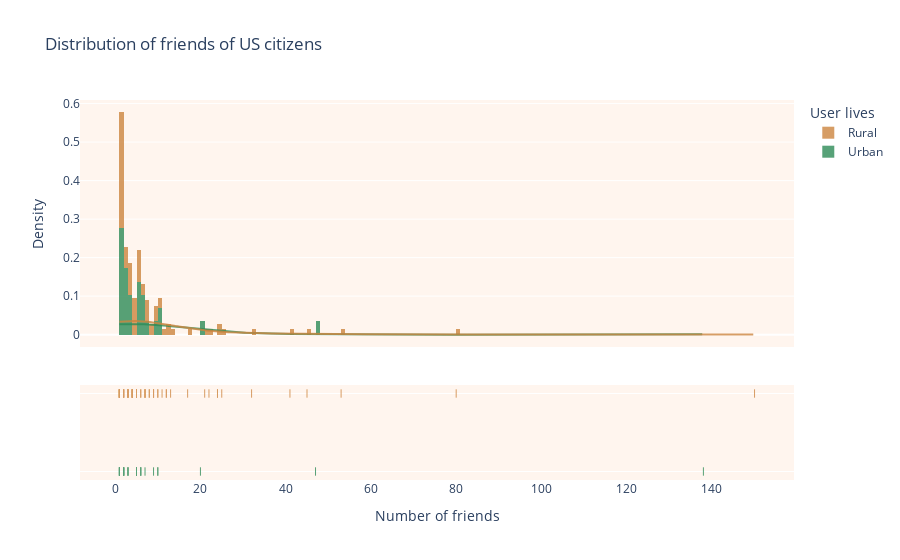

The notebook cell this image was saved under:
### Code cell
import plotly.figure_factory as ff
import numpy as np
from plotly.offline import download_plotlyjs, init_notebook_mode, plot, iplot


# Group data together
hist_data = [homes['#_friends'][homes['lives_urban'] == True].values, 
             homes['#_friends'][homes['lives_urban'] == False].values]

group_labels = ['Urban', 'Rural']
colors = ['seagreen', 'peru']


# Create distplot with custom bin_size
fig = ff.create_distplot(hist_data, group_labels, bin_size=1, colors=colors)
fig.update_layout(plot_bgcolor='seashell')
fig.update_traces(opacity=0.8)
fig.update_layout(
    title="Distribution of friends of US citizens",
    xaxis_title="Number of friends",
    yaxis_title="Density",
    legend_title="User lives"
    )

fig.update_layout(barmode='stack')

fig.show()

%cd "/home/mogan/Desktop/z_ada/ada-2020-project-milestone-p3-p3_/plots"

html = plot(fig, auto_open=False, output_type='div')
with open("urban_rural_friends_US_distribution.html", 'w') as file:
    file.write(html)

### Figure 1 — Plotly figure (JSON) as saved in the notebook; plotly's stock layout.template omitted (floating-point values rounded to 4 significant figures; data arrays with more than 128 entries replaced by an {"elided": "..."} marker saying what was removed)
{"data": [{"autobinx": false, "histnorm": "probability density", "legendgroup": "Urban", "marker": {"color": "seagreen"}, "name": "Urban", "opacity": 0.8, "type": "histogram", "x": [1, 5, 9, 138, 1, 2, 2, 1, 3, 1, 1, 2, 6, 5, 2, 5, 7, 47, 1, 6, 2, 10, 1, 5, 6, 10, 3, 1, 3, 20], "xaxis": "x", "xbins": {"end": 138, "size": 1, "start": 1}, "yaxis": "y"}, {"autobinx": false, "histnorm": "probability density", "legendgroup": "Rural", "marker": {"color": "peru"}, "name": "Rural", "opacity": 0.8, "type": "histogram", "x": [1, 4, 12, 9, 1, 1, 7, 6, 2, 1, 4, 24, 8, 3, 7, 3, 80, 5, 1, 17, 1, 4, 1, 53, 1, 1, 1, 22, 41, 32, 7, 10, 3, 5, 1, 5, 4, 5, 24, 25, 4, 1, 1, 5, 3, 1, 1, 11, 1, 5, 21, 2, 45, 6, 1, 10, 1, 2, 9, 2, 3, 4, 1, 7, 8, 3, 4, 150, 1, 1, 9, 1, 13, 12], "xaxis": "x", "xbins": {"end": 150, "size": 1, "start": 1}, "yaxis": "y"}, {"legendgroup": "Urban", "marker": {"color": "seagreen"}, "mode": "lines", "name": "Urban", "opacity": 0.8, "showlegend": false, "type": "scatter", "x": {"elided": "500 float values"}, "xaxis": "x", "y": {"elided": "500 float values"}, "yaxis": "y"}, {"legendgroup": "Rural", "marker": {"color": "peru"}, "mode": "lines", "name": "Rural", "opacity": 0.8, "showlegend": false, "type": "scatter", "x": {"elided": "500 float values"}, "xaxis": "x", "y": {"elided": "500 float values"}, "yaxis": "y"}, {"legendgroup": "Urban", "marker": {"color": "seagreen", "symbol": "line-ns-open"}, "mode": "markers", "name": "Urban", "opacity": 0.8, "showlegend": false, "type": "scatter", "x": [1, 5, 9, 138, 1, 2, 2, 1, 3, 1, 1, 2, 6, 5, 2, 5, 7, 47, 1, 6, 2, 10, 1, 5, 6, 10, 3, 1, 3, 20], "xaxis": "x", "y": ["Urban", "Urban", "Urban", "Urban", "Urban", "Urban", "Urban", "Urban", "Urban", "Urban", "Urban", "Urban", "Urban", "Urban", "Urban", "Urban", "Urban", "Urban", "Urban", "Urban", "Urban", "Urban", "Urban", "Urban", "Urban", "Urban", "Urban", "Urban", "Urban", "Urban"], "yaxis": "y2"}, {"legendgroup": "Rural", "marker": {"color": "peru", "symbol": "line-ns-open"}, "mode": "markers", "name": "Rural", "opacity": 0.8, "showlegend": false, "type": "scatter", "x": [1, 4, 12, 9, 1, 1, 7, 6, 2, 1, 4, 24, 8, 3, 7, 3, 80, 5, 1, 17, 1, 4, 1, 53, 1, 1, 1, 22, 41, 32, 7, 10, 3, 5, 1, 5, 4, 5, 24, 25, 4, 1, 1, 5, 3, 1, 1, 11, 1, 5, 21, 2, 45, 6, 1, 10, 1, 2, 9, 2, 3, 4, 1, 7, 8, 3, 4, 150, 1, 1, 9, 1, 13, 12], "xaxis": "x", "y": ["Rural", "Rural", "Rural", "Rural", "Rural", "Rural", "Rural", "Rural", "Rural", "Rural", "Rural", "Rural", "Rural", "Rural", "Rural", "Rural", "Rural", "Rural", "Rural", "Rural", "Rural", "Rural", "Rural", "Rural", "Rural", "Rural", "Rural", "Rural", "Rural", "Rural", "Rural", "Rural", "Rural", "Rural", "Rural", "Rural", "Rural", "Rural", "Rural", "Rural", "Rural", "Rural", "Rural", "Rural", "Rural", "Rural", "Rural", "Rural", "Rural", "Rural", "Rural", "Rural", "Rural", "Rural", "Rural", "Rural", "Rural", "Rural", "Rural", "Rural", "Rural", "Rural", "Rural", "Rural", "Rural", "Rural", "Rural", "Rural", "Rural", "Rural", "Rural", "Rural", "Rural", "Rural"], "yaxis": "y2"}], "layout": {"barmode": "stack", "hovermode": "closest", "legend": {"title": {"text": "User lives"}, "traceorder": "reversed"}, "plot_bgcolor": "seashell", "title": {"text": "Distribution of friends of US citizens"}, "xaxis": {"anchor": "y2", "domain": [0, 1], "title": {"text": "Number of friends"}, "zeroline": false}, "yaxis": {"anchor": "free", "domain": [0.35, 1], "position": 0, "title": {"text": "Density"}}, "yaxis2": {"anchor": "x", "domain": [0, 0.25], "dtick": 1, "showticklabels": false}}}
